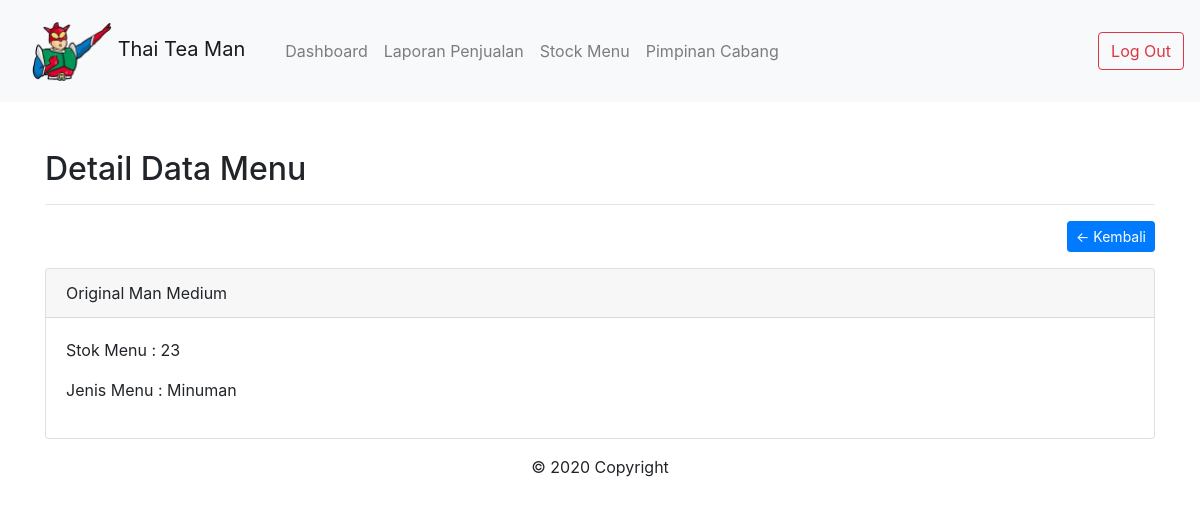
/admin/data-barang.php?h=detail&id=36 (signed in), run on the app's committed database.
### tables this page shows
CREATE TABLE `tb_stock` (
  `id_user` int(11) NOT NULL,
  `id_barang` int(11) NOT NULL,
  `stock` bigint(20) NOT NULL DEFAULT 0
);

CREATE TABLE `tb_barang` (
  `id` int(11) NOT NULL,
  `nama_barang` varchar(255) NOT NULL,
  `jenis_barang` varchar(255) NOT NULL,
  `harga` varchar(100) NOT NULL
);

### admin/includes/detail.php (the view)
<div class="container mt-5">
	<h2>Detail Data Menu </h2>
	<hr>
	<a href="data-barang.php" class="btn btn-primary btn-sm float-right">&larr; Kembali</a>
	<div class="clearfix"></div>
	<?php
		$sql = $conn->query("SELECT * FROM tb_barang b JOIN tb_stock s ON b.id= s.id_barang WHERE b.id = '".$_GET['id']."' AND s.id_user = $id_kasir");
		$data = $sql->fetch_assoc();
	?>
	<div class="card mt-3">
		<div class="card-header">
			<?= $data['nama_barang'] ?>
		</div>
		<div class="card-body">
			<p>Stok Menu : <?= $data['stock'] ?></p>
			<p>Jenis Menu : <?= $data['jenis_barang'] ?></p>
		</div>
	</div>
</div>

### data on the page
tb_stock: id_barang.nama_barang "Original Man Medium", stock "23", id_barang.jenis_barang "Minuman"
